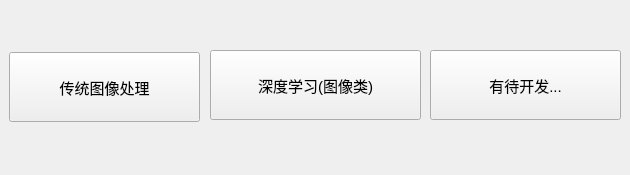
<?xml version="1.0" encoding="UTF-8"?>
<ui version="4.0">
 <class>HomeClass</class>
 <widget class="QWidget" name="HomeClass">
  <property name="geometry">
   <rect>
    <x>0</x>
    <y>0</y>
    <width>630</width>
    <height>175</height>
   </rect>
  </property>
  <property name="minimumSize">
   <size>
    <width>630</width>
    <height>175</height>
   </size>
  </property>
  <property name="maximumSize">
   <size>
    <width>630</width>
    <height>175</height>
   </size>
  </property>
  <property name="font">
   <font>
    <pointsize>11</pointsize>
   </font>
  </property>
  <property name="windowTitle">
   <string>导航</string>
  </property>
  <widget class="QPushButton" name="pushButton">
   <property name="geometry">
    <rect>
     <x>9</x>
     <y>52</y>
     <width>191</width>
     <height>70</height>
    </rect>
   </property>
   <property name="sizePolicy">
    <sizepolicy hsizetype="Fixed" vsizetype="Fixed">
     <horstretch>0</horstretch>
     <verstretch>0</verstretch>
    </sizepolicy>
   </property>
   <property name="minimumSize">
    <size>
     <width>0</width>
     <height>70</height>
    </size>
   </property>
   <property name="text">
    <string>传统图像处理</string>
   </property>
  </widget>
  <widget class="QPushButton" name="pushButton_2">
   <property name="geometry">
    <rect>
     <x>210</x>
     <y>50</y>
     <width>211</width>
     <height>70</height>
    </rect>
   </property>
   <property name="sizePolicy">
    <sizepolicy hsizetype="Fixed" vsizetype="Fixed">
     <horstretch>0</horstretch>
     <verstretch>0</verstretch>
    </sizepolicy>
   </property>
   <property name="minimumSize">
    <size>
     <width>100</width>
     <height>70</height>
    </size>
   </property>
   <property name="text">
    <string>深度学习(图像类)</string>
   </property>
  </widget>
  <widget class="QPushButton" name="pushButton_3">
   <property name="geometry">
    <rect>
     <x>430</x>
     <y>50</y>
     <width>191</width>
     <height>70</height>
    </rect>
   </property>
   <property name="sizePolicy">
    <sizepolicy hsizetype="Fixed" vsizetype="Fixed">
     <horstretch>0</horstretch>
     <verstretch>0</verstretch>
    </sizepolicy>
   </property>
   <property name="minimumSize">
    <size>
     <width>0</width>
     <height>70</height>
    </size>
   </property>
   <property name="text">
    <string>有待开发...</string>
   </property>
  </widget>
 </widget>
 <layoutdefault spacing="6" margin="11"/>
 <resources/>
 <connections/>
</ui>
